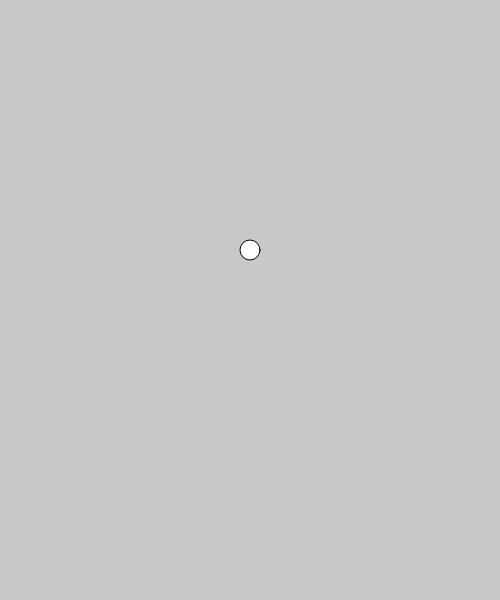
Frame 1 (no input)
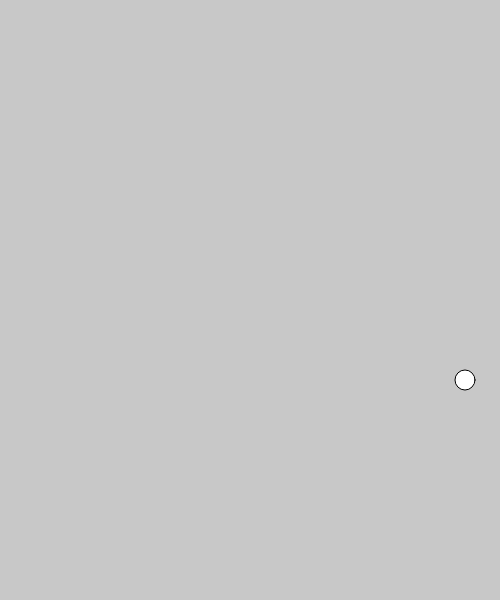
Frame 60 (no input)
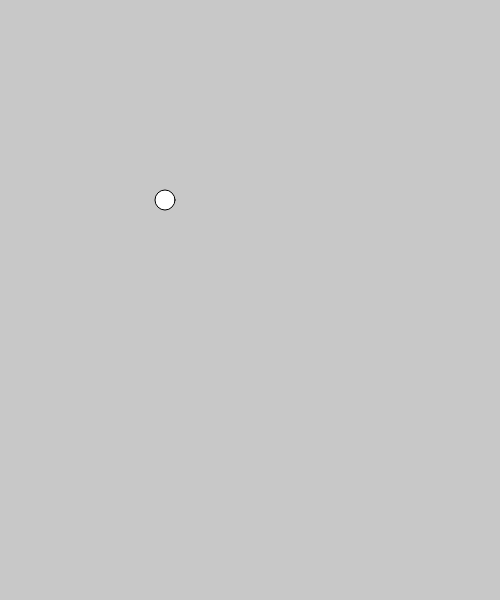
Frame 120 (the mouse pressed at the canvas centre since frame 60)

The p5.js sketch that drew these frames (run headless with seeded random() and noise() and a simulated clock; from frame 60 on, the mouse is pressed at the canvas centre):

// p5.js sketch
// ── sketch.js
var circleY;
var circleX;

var circleXSpeed;
var circleYSpeed;

function setup() {
  createCanvas(500, 600);
  circleY = 250;
  circleX = 250;
  circleXSpeed = 5;
  circleYSpeed = 10;
}

function draw() {
  background(200);
  ellipse(circleX, circleY, 20, 20);

  circleY = circleY + circleYSpeed;
  circleX = circleX + circleXSpeed;

  if (circleX < 0 || circleX > width ) {
    circleXSpeed = circleXSpeed * -1;
  }

  if (circleY < 0 || circleY > height ) {
    circleYSpeed = circleYSpeed * -1;
  }

}
